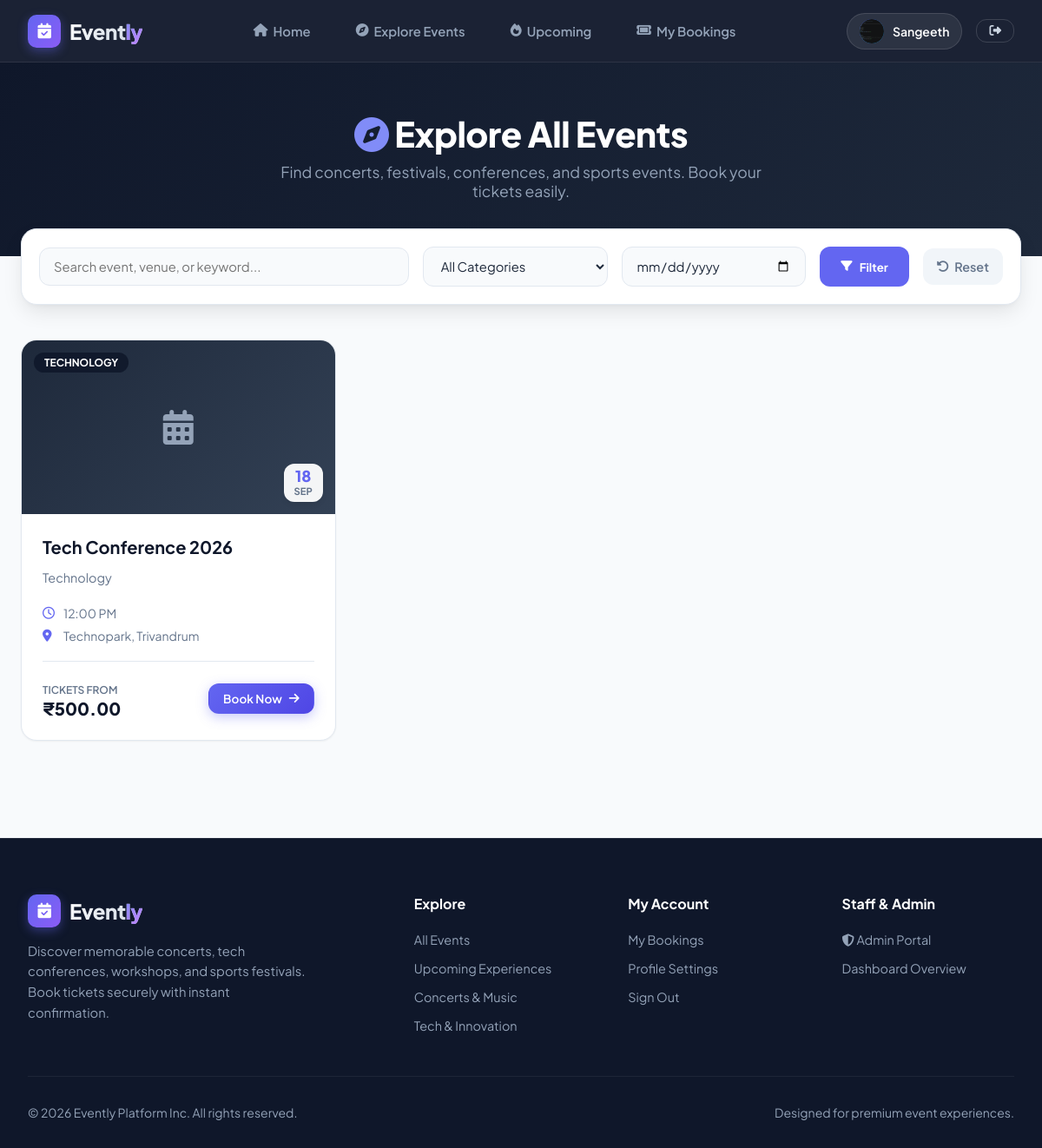
Screenshot of /events/ (signed in) with the database file from the repository.
### customer/models.py (models this page shows)
class UserProfile(models.Model):
    user=models.OneToOneField(User,on_delete=models.CASCADE)
    phone=models.CharField(max_length=15,blank=True)
    profile_picture=models.ImageField(upload_to='profile_pictures/',blank=True,null=True)

### events/models.py (models this page shows, shortened)
class Event(models.Model):
    name = models.CharField(max_length=200)
    description = models.TextField()
    category = models.CharField(max_length=100)
    date = models.DateField()
    time = models.TimeField()
    venue = models.CharField(max_length=200)
    location = models.CharField(max_length=200)
    image = models.ImageField(
        upload_to='event_images/',
        blank=True,
        null=True
    )

class TicketType(models.Model):
    event=models.ForeignKey(Event,on_delete=models.CASCADE,related_name='ticket_types')
    name=models.CharField(max_length=100)
    price=models.DecimalField(max_digits=10,decimal_places=2)
    quantity=models.PositiveIntegerField()

### customer/views.py (the view, shortened to what this page needs)
# urls.py: path('events/', views.admin_events, name='admin_events'),
def events(request):
    search = request.GET.get('search', '').strip()
    category = request.GET.get('category', '').strip()
    date = request.GET.get('date', '').strip()
    events_qs = Event.objects.prefetch_related('ticket_types').order_by('date')
    if category:
        events_qs = events_qs.filter(category__iexact=category)
    if date:
        events_qs = events_qs.filter(date=date)
    categories = Event.objects.values_list('category', flat=True).distinct()
    return render(
        request,
        'events.html',
        {
            'events': events_qs,
            'categories': categories,
            'search': search,
            'selected_category': category,
            'selected_date': date,
            'is_upcoming_only': False,
        }
    )

### customer/templates/events.html (shortened to what this page needs)
{% extends 'base.html' %}
{% block content %}
<div class="page-header">
    <h1>
        {% if is_upcoming_only %}
            <i class="fa-solid fa-fire" style="color: #f59e0b;"></i> Upcoming Events
        {% else %}
            <i class="fa-solid fa-compass" style="color: #818cf8;"></i> Explore All Events
        {% endif %}
    </h1>
    <p>Find concerts, festivals, conferences, and sports events. Book your tickets easily.</p>
</div>
<div style="padding: 0 1.5rem;">
    <div class="filter-card">
        <form method="GET" action="{% if is_upcoming_only %}{% url 'upcoming_events' %}{% else %}{% url 'events' %}{% endif %}" class="filter-form">
            <div class="form-group">
                <input type="text" name="search" class="form-control" placeholder="Search event, venue, or keyword..." value="{{ search }}">
            </div>
            <div class="form-group">
                <select name="category" class="form-control">
                    <option value="">All Categories</option>
                </select>
            </div>
            <div class="form-group">
                <input type="date" name="date" class="form-control" value="{{ selected_date }}">
            </div>
            <button type="submit" class="btn-filter">
                <i class="fa-solid fa-filter"></i> Filter
            </button>
            <a href="{% if is_upcoming_only %}{% url 'upcoming_events' %}{% else %}{% url 'events' %}{% endif %}" class="btn-reset" title="Reset Filters">
                <i class="fa-solid fa-rotate-left"></i> Reset
            </a>
        </form>
    </div>
</div>
<div class="events-grid">
    {% for event in events %}
    <div class="event-card">
        <div class="event-card-media">
            {% if event.image %}
                <img src="{{ event.image.url }}" alt="{{ event.name }}" class="event-card-img">
            {% else %}
                <div class="event-card-placeholder">
                    <i class="fa-solid fa-calendar-days"></i>
                </div>
            {% endif %}
            {% if event.category %}
                <div class="event-category-tag">{{ event.category }}</div>
            {% endif %}
            <div class="event-date-badge">
                <div class="day">{{ event.date|date:"d" }}</div>
                <div class="month">{{ event.date|date:"M" }}</div>
            </div>
        </div>
        <div class="event-card-body">
            <a href="{% url 'event_details' event.id %}" class="event-card-title">{{ event.name }}</a>
            <p class="event-desc-snippet">{{ event.description }}</p>
            <div class="event-meta-list">
                <div class="event-meta-item">
                    <i class="fa-regular fa-clock"></i>
                    <span>{{ event.time|time:"g:i A" }}</span>
                </div>
                <div class="event-meta-item">
                    <i class="fa-solid fa-location-dot"></i>
                    <span>{{ event.venue }}, {{ event.location }}</span>
                </div>
            </div>
            <div class="event-card-footer">
                <div class="event-card-price">
                    <span class="label">Tickets From</span>
                    <span class="amount">
                        {% with first_ticket=event.ticket_types.first %}
                            {% if first_ticket %}
                                ₹{{ first_ticket.price }}
                            {% else %}
                                Free / TBA
                            {% endif %}
                        {% endwith %}
                    </span>
                </div>
                <a href="{% url 'event_details' event.id %}" class="btn btn-primary" style="padding: 0.5rem 1rem; font-size: 0.85rem;">
                    Book Now <i class="fa-solid fa-arrow-right"></i>
                </a>
            </div>
        </div>
    </div>
    {% endfor %}
</div>
{% endblock %}

### customer/templates/base.html (shortened to what this page needs)
<!DOCTYPE html>
<html lang="en">
<head>
    <link rel="stylesheet" href="https://cdnjs.cloudflare.com/ajax/libs/font-awesome/6.5.1/css/all.min.css">
</head>
<body>
    <header class="navbar">
        <div class="nav-container">
            <a href="{% url 'home' %}" class="brand-logo">
                <div class="logo-icon"><i class="fa-solid fa-calendar-check"></i></div>
                <span>Event<span class="accent">ly</span></span>
            </a>
            <ul class="nav-menu">
                <li><a href="{% url 'home' %}" class="nav-link"><i class="fa-solid fa-house"></i> Home</a></li>
                <li><a href="{% url 'events' %}" class="nav-link"><i class="fa-solid fa-compass"></i> Explore Events</a></li>
                <li><a href="{% url 'upcoming_events' %}" class="nav-link"><i class="fa-solid fa-fire"></i> Upcoming</a></li>
                {% if user.is_authenticated %}
                    <li><a href="{% url 'my_bookings' %}" class="nav-link"><i class="fa-solid fa-ticket"></i> My Bookings</a></li>
                {% endif %}
            </ul>
            <div class="nav-actions">
                {% if user.is_authenticated %}
                    <a href="{% url 'profile' %}" class="user-dropdown-btn">
                        {% if user.userprofile.profile_picture %}
                            <img src="{{ user.userprofile.profile_picture.url }}" alt="{{ user.first_name }}" class="user-avatar-sm">
                        {% else %}
                            <div class="user-avatar-sm">{{ user.first_name|default:user.username|make_list|first|upper }}</div>
                        {% endif %}
                        <span>{{ user.first_name|default:user.username }}</span>
                    </a>
                    <a href="{% url 'logout' %}" class="btn btn-outline" style="padding: 6px 14px; font-size: 0.85rem;" title="Logout">
                        <i class="fa-solid fa-right-from-bracket"></i>
                    </a>
                {% else %}
                    <a href="{% url 'login' %}" class="btn btn-outline">Sign In</a>
                    <a href="{% url 'register' %}" class="btn btn-primary">Sign Up</a>
                {% endif %}
            </div>
        </div>
    </header>
    <main>
        {% block content %}{% endblock %}
    </main>
    <footer>
        <div class="footer-container">
            <div class="footer-brand">
                <a href="{% url 'home' %}" class="brand-logo">
                    <div class="logo-icon"><i class="fa-solid fa-calendar-check"></i></div>
                    <span>Event<span class="accent">ly</span></span>
                </a>
                <p>Discover memorable concerts, tech conferences, workshops, and sports festivals. Book tickets securely with instant confirmation.</p>
            </div>
            <div class="footer-col">
                <h4>Explore</h4>
                <ul class="footer-links">
                    <li><a href="{% url 'events' %}">All Events</a></li>
                    <li><a href="{% url 'upcoming_events' %}">Upcoming Experiences</a></li>
                    <li><a href="{% url 'events' %}?category=Music">Concerts & Music</a></li>
                    <li><a href="{% url 'events' %}?category=Tech">Tech & Innovation</a></li>
                </ul>
            </div>
            <div class="footer-col">
                <h4>My Account</h4>
                <ul class="footer-links">
                    {% if user.is_authenticated %}
                        <li><a href="{% url 'my_bookings' %}">My Bookings</a></li>
                        <li><a href="{% url 'profile' %}">Profile Settings</a></li>
                        <li><a href="{% url 'logout' %}">Sign Out</a></li>
                    {% else %}
                        <li><a href="{% url 'login' %}">Sign In</a></li>
                        <li><a href="{% url 'register' %}">Create Account</a></li>
                    {% endif %}
                </ul>
            </div>
            <div class="footer-col">
                <h4>Staff & Admin</h4>
                <ul class="footer-links">
                    <li><a href="{% url 'admin_login' %}"><i class="fa-solid fa-shield-halved"></i> Admin Portal</a></li>
                    <li><a href="{% url 'admin_dashboard' %}">Dashboard Overview</a></li>
                </ul>
            </div>
        </div>
        <div class="footer-bottom">
            <p>&copy; 2026 Evently Platform Inc. All rights reserved.</p>
            <p>Designed for premium event experiences.</p>
        </div>
    </footer>
</body>
</html>

### customer/templates/events.html (style rules this page uses)
.page-header { background: linear-gradient(135deg, #0f172a 0%, #1e293b 100%); color: white; padding: 3.5rem 1.5rem 4rem; text-align: center; }
.page-header h1 { font-size: 2.5rem; font-weight: 800; letter-spacing: -0.5px; margin-bottom: 0.5rem; }
.page-header p { color: #94a3b8; font-size: 1.1rem; max-width: 600px; margin: 0 auto; }
.filter-card { max-width: 1280px; margin: -2rem auto 2.5rem; padding: 1.25rem; background: white; border-radius: var(--radius-lg); box-shadow: var(--shadow-lg); border: 1px solid var(--border); }
.filter-form { display: grid; grid-template-columns: 2fr 1fr 1fr auto auto; gap: 1rem; align-items: center; }
.form-group { display: flex; flex-direction: column; gap: 6px; }
.form-control { width: 100%; padding: 0.75rem 1rem; border: 1px solid var(--border); border-radius: var(--radius-md); font-size: 0.925rem; color: var(--text-main); background: #f8fafc; outline: none; transition: var(--transition); }
.btn-filter { background: var(--primary); color: white; border: none; padding: 0.75rem 1.5rem; border-radius: var(--radius-md); font-weight: 700; cursor: pointer; display: inline-flex; align-items: center; gap: 8px; transition: var(--transition); height: 100%; }
.btn-reset { background: #f1f5f9; color: var(--text-muted); text-decoration: none; padding: 0.75rem 1rem; border-radius: var(--radius-md); font-weight: 600; display: inline-flex; align-items: center; justify-content: center; gap: 6px; font-size: 0.9rem; }
.events-grid { display: grid; grid-template-columns: repeat(auto-fill, minmax(340px, 1fr)); gap: 2rem; max-width: 1280px; margin: 0 auto 3rem; padding: 0 1.5rem; }
.event-card { background: var(--bg-card); border-radius: var(--radius-lg); overflow: hidden; border: 1px solid var(--border); box-shadow: var(--shadow-sm); transition: var(--transition); display: flex; flex-direction: column; }
.event-card-media { position: relative; height: 200px; overflow: hidden; background: #e2e8f0; }
.event-card-placeholder { width: 100%; height: 100%; background: linear-gradient(135deg, #1e293b, #334155); display: flex; align-items: center; justify-content: center; color: #94a3b8; font-size: 2.5rem; }
.event-category-tag { position: absolute; top: 14px; left: 14px; background: rgba(15, 23, 42, 0.85); backdrop-filter: blur(8px); color: #ffffff; padding: 4px 12px; border-radius: var(--radius-full); font-size: 0.75rem; font-weight: 700; text-transform: uppercase; }
.event-date-badge { position: absolute; bottom: 14px; right: 14px; background: rgba(255, 255, 255, 0.95); backdrop-filter: blur(6px); border-radius: var(--radius-md); padding: 6px 12px; text-align: center; box-shadow: var(--shadow-md); }
.event-date-badge .day { font-size: 1.1rem; font-weight: 800; color: var(--primary); line-height: 1; }
.event-date-badge .month { font-size: 0.7rem; font-weight: 700; text-transform: uppercase; color: var(--text-muted); }
.event-card-body { padding: 1.5rem; display: flex; flex-direction: column; flex: 1; }
.event-card-title { font-size: 1.25rem; font-weight: 700; color: var(--dark); margin-bottom: 0.75rem; line-height: 1.35; text-decoration: none; }
.event-desc-snippet { font-size: 0.9rem; color: var(--text-muted); line-height: 1.5; margin-bottom: 1.25rem; display: -webkit-box; -webkit-line-clamp: 2; -webkit-box-orient: vertical; overflow: hidden; }
.event-meta-list { display: flex; flex-direction: column; gap: 8px; margin-bottom: 1.25rem; font-size: 0.875rem; color: var(--text-muted); }
.event-meta-item { display: flex; align-items: center; gap: 8px; }
.event-meta-item i { color: var(--primary); width: 16px; }
.event-card-footer { margin-top: auto; padding-top: 1.25rem; border-top: 1px solid var(--border); display: flex; align-items: center; justify-content: space-between; }
.event-card-price .label { font-size: 0.75rem; color: var(--text-muted); text-transform: uppercase; font-weight: 600; }
.event-card-price .amount { font-size: 1.25rem; font-weight: 800; color: var(--dark); display: block; }

### rows the page displays
Event: category "TECHNOLOGY", date "18", date "SEP", name "Tech Conference 2026", description "Technology", time "12:00 PM", venue "Technopark", location "Trivandrum", ticket_types.first.price "500.00"

### other values shown
{{ user.first_name|default:user.username }} "Sangeeth"
